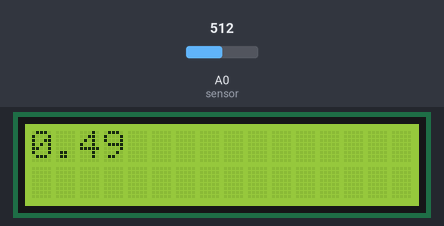
Bench run of a sketch on a simulated Arduino Uno, built with avr-gcc and run on an emulated ATmega328P. Parts: 16×2 character LCD. Inputs (shaded band) come from the test bench; at power-on: A0 (sensor) = 512. What the sketch prints to the serial monitor is not drawn.

Above: at 1.2 s.
1.3 s: A0 (sensor) set to 160
At 2.2 s:
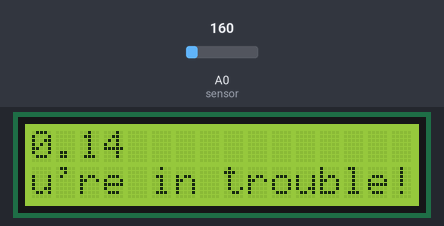
4.8 s: A0 (sensor) set to 140
At 6.7 s:
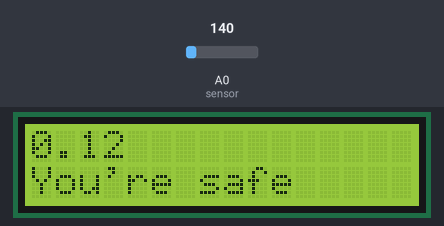
7.4 s: A0 (sensor) set to 122
At 7.9 s:
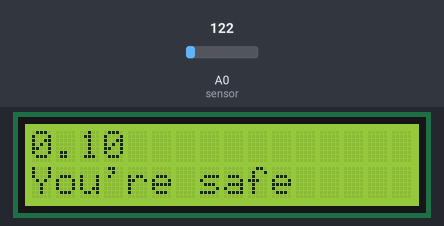
Timing chart, 0 to 10.4 s (numbered marks = the images above; inputs shaded):
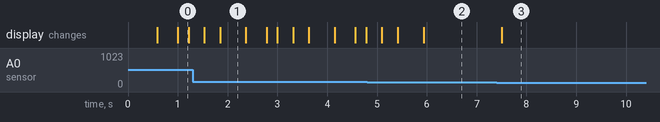

Measured:
- the behaviour switches between 150 and 149 on A0 (sensor) (found by bisection; images 1 and 2)
- after the input at 7.4 s, the display: changes after 0.10 s (image 3)
- what the display in image 1 shows lasts 0.5 s, from 1.9 s to 2.4 s

The sketch:

nong_do_con.ino
```cpp
#include <LiquidCrystal_I2C.h>
#include <Wire.h>
LiquidCrystal_I2C lcd(0x27,16,2);
const int sensor = A0;
float value;
float rValue;
void setup() {
  Serial.begin(9600);
  lcd.init();
  lcd.backlight();
}

void loop() {
  value = analogRead(sensor);
  rValue = (value/1000)-(-0.01)-0.03;
  lcd.setCursor(0,0);
  lcd.print(rValue);
  Serial.println(rValue);
  delay(500);
  if (rValue > 0.13) {
    lcd.setCursor(0,1);
    lcd.print("You have alcohol");
    delay(400);
    lcd.setCursor(0,1);
    lcd.print("                ");
    delay(200);
    lcd.setCursor(0,1);
    lcd.print("You're in troubl");
    delay(300);
    lcd.setCursor(0,1);
    lcd.print("ou're in trouble");
    delay(300);
    lcd.setCursor(0,1);
    lcd.print("u're in trouble!");
  }
  else {
    lcd.setCursor(0,1);
    lcd.print("You're safe     ");
  }
}
```
